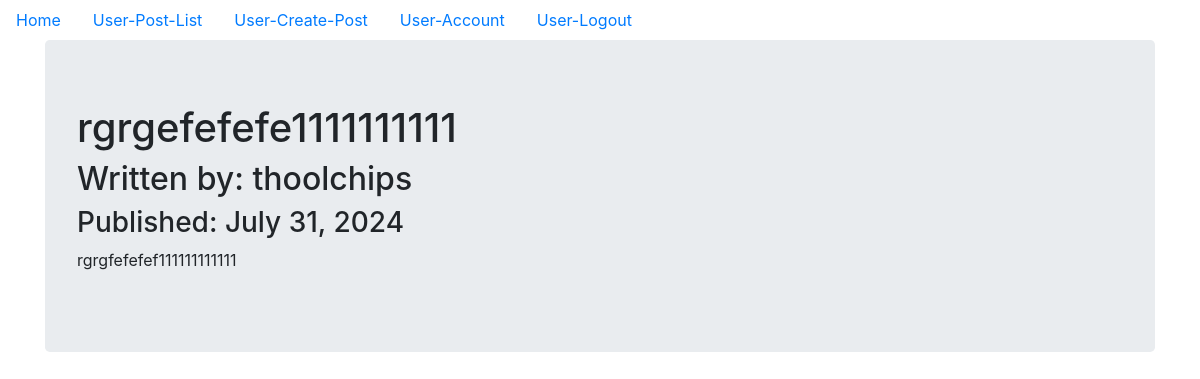
The app's page /user_read_post/6 (signed in) with its own data.
### models.py (models this page shows, shortened)
class UserBlogPost(db.Model):
    __tablename__ = 'userblogpost_table'
    id = db.Column(db.Integer, primary_key=True)
    date = db.Column(db.DateTime, nullable=False, default=datetime.utcnow)
    title = db.Column(db.String(140), nullable=False)
    text = db.Column(db.Text, nullable=False)
    user_id = db.Column(db.Integer, db.ForeignKey('user_table.id'), nullable=False)

class User(db.Model, UserMixin):
    __tablename__ = 'user_table'
    id = db.Column(db.Integer, primary_key = True)
    profile_image = db.Column(db.String(20), nullable=False, default='user_default_profile.jpg')
    email = db.Column(db.String(64), unique=True, index=True)
    username = db.Column(db.String(64), unique=True, index=True)
    password_hash = db.Column(db.String(128))
    posts = db.relationship('UserBlogPost', backref='user_author', lazy=True)
    admin_id = db.Column(db.Integer,db.ForeignKey('admin_table.id'), nullable=False)

### user_site/user_blog_post/views.py (the view)
@user_blog_post_bp.route('/user_read_post/<int:blog_post_id>')
@login_required
@reauth_required('admin')
def user_read_post(blog_post_id):
    blog_post = UserBlogPost.query.get_or_404(blog_post_id)
    return render_template('user_read_post.html',title=blog_post.title,
                            date=blog_post.date,post=blog_post)

### models.py (called while the page is built)
@login_manager.user_loader
def load_user(user_id):
    user = User.query.get(user_id)
    if user:
        return user
    admin = Admin.query.get(user_id)
    if admin:
        return admin
    return None

### reauthentication.py (called while the page is built)
def reauth_required(role):
    def decorator(f):
        @wraps(f)
        def decorated_function(*args, **kwargs):
            if not session.get('reauthenticated'):
                flash('Please re-authenticate to access this page.', 'warning')
                if role == 'user' and current_user.id != 0:
                    return redirect(url_for('admin_authentication_bp.admin_login', next=request.url))
                elif role == 'admin' and current_user.id == 0:
                    return redirect(url_for('user_authentication_bp.user_login', next=request.url))
            return f(*args, **kwargs)
        return decorated_function
    return decorator

### user_site/templates/user_read_post.html (shortened to what this page needs)
{% extends "base.html" %}
{% block content %}
<div class="jumbotron">
  <h1>{{ post.title }}</h1>
  <h2>Written by: {{post.user_author.username}}</h2>
  <h3>Published: {{ post.date.strftime('%B %d, %Y') }}</h3>
  <p>{{post.text}}</p>
</div>
{% endblock content %}

### records on screen
UserBlogPost: title "rgrgefefefe1111111111", date "July 31, 2024", text "rgrgfefefef111111111111"
User: user_author.username "thoolchips"
